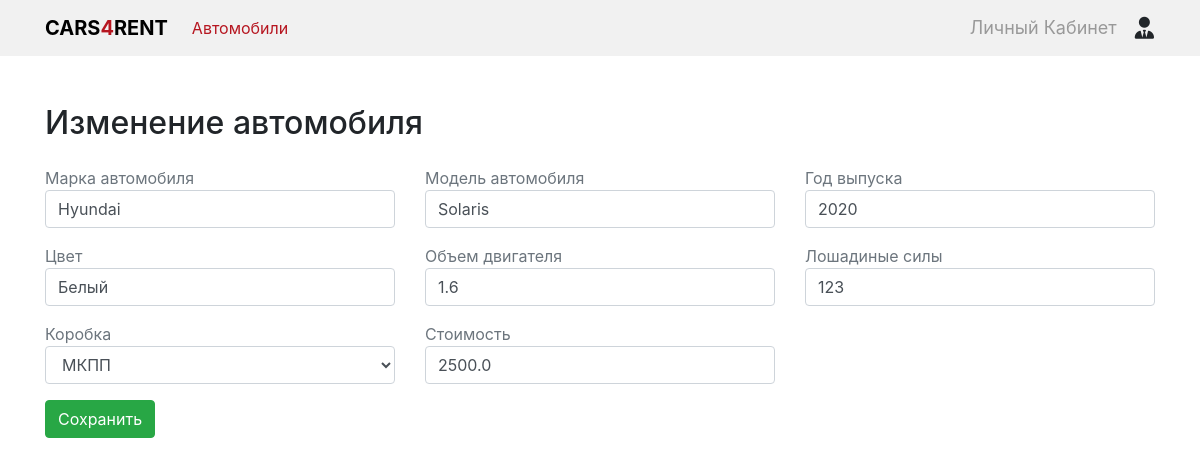
/rent/cars/3/change_car, run on an earlier commit of the app's database.
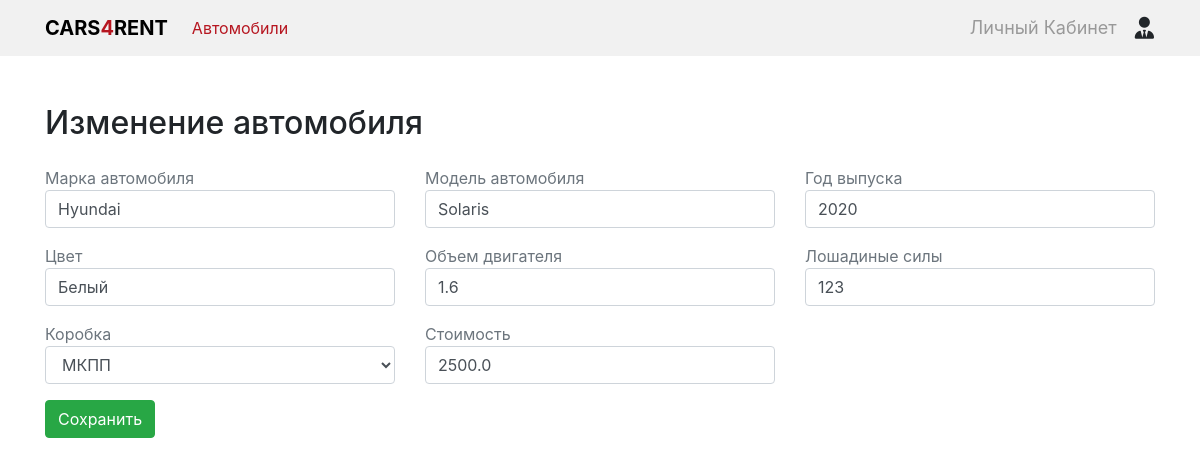
And on a later commit of the database.
### RentCar/apps/rent/models.py (models this page shows, shortened)
class Cars(models.Model):
    class Meta:
        db_table = 'Cars'
        verbose_name = 'Автомобиль'
        verbose_name_plural = 'Автомобили'
    car_id = models.AutoField('id', primary_key=True)
    brand = models.CharField('Марка', max_length=100)
    model = models.CharField('Модель', max_length=100)
    release_year = models.IntegerField('Год выпуска')
    color = models.CharField('Цвет', max_length=100)
    image = models.CharField('Изображение', max_length=200, default='https://upload.wikimedia.org/wikipedia/commons/thumb/f/f0/Car_with_Driver-Silhouette.svg/1200px-Car_with_Driver-Silhouette.svg.png')
    engine = models.FloatField('Объем двигателя')
    hp = models.IntegerField('Лошадиные силы')
    gearbox = models.CharField('Коробка', max_length=100)
    price = models.FloatField('Цена')

### RentCar/apps/rent/views.py (the view, shortened to what this page needs)
# urls.py: path('cars/<int:car_id>/change_car', views.change_car, name='change_car'),
def change_car(request, car_id):
    car = get_object_or_404(Cars, pk=car_id)
    return render(request, 'rent/change_car.html', {'car': car, 'engine': str(car.engine), 'price': str(car.price)})

### RentCar/templates/rent/change_car.html (shortened to what this page needs)
{% extends 'base.html' %}
{% block content %}
<div class="pt-5">
    <h2 class="mb-4">Изменение автомобиля</h2>
    <form action="{% url 'rent:change_car' car.car_id%}" method="POST">
        <div class="row">
          <div class="col-4">
            <div class="form-group">
              <span class="text-muted">Марка автомобиля</span>
              <input
                class="form-control"
                type="text"
                required
                placeholder="Введите марку"
                name="brand"
                value="{{car.brand}}"
              />
            </div>
          </div>
            <div class="col-4">
        <div class="form-group">
          <span class="text-muted">Модель автомобиля</span>
          <input
            class="form-control"
            type="text"
            required
            placeholder="Введите модель"
            name="model"
            value = {{car.model}}
          />
        </div>
      </div>
            <div class="col-4">
            <div class="form-group">
              <span class="text-muted">Год выпуска</span
              ><input
                type="number"
                required
                placeholder="Введите год"
                name="release_year"
                class="form-control"
                value="{{ car.release_year }}"
              />
            </div>
          </div>
      <div class="col-4">
        <div class="form-group">
          <span class="text-muted">Цвет</span>
          <input
            type="text"
            class="form-control"
            required
            placeholder="Введите цвет"
            name = 'color'
            value="{{ car.color }}"
          />
        </div>
      </div>
        <div class="col-4">
            <div class="form-group">
              <span class="text-muted">Объем двигателя</span
              ><input
                type="number"
                required
                placeholder="Введите объем двигателя"
                name="engine"
                class="form-control"
                step="0.01"
                value="{{ engine }}"
              />
            </div>
          </div>
        <div class="col-4">
            <div class="form-group">
              <span class="text-muted">Лошадиные силы</span
              ><input
                type="number"
                required
                placeholder="Введите количество сил"
                name="hp"
                class="form-control"
                value="{{ car.hp }}"
              />
            </div>
    </div>
    <div class="col-4">
        <div class="form-group">
          <span class="text-muted">Коробка</span>
              <select name="gearbox" class="form-control">
                  {% if car.gearbox == 'АКПП'%}}
                    <option value="МКПП">МКПП</option>
                    <option selected value="АКПП">АКПП</option>
                  {% else %}
                    <option selected value="МКПП">МКПП</option>
                  {% endif %}
              </select>
        </div>
      </div>
        <div class="col-4">
            <div class="form-group">
              <span class="text-muted">Стоимость</span
              ><input
                type="number"
                required
                placeholder="Введите стоимость"
                name="price"
                class="form-control"
                value="{{ price }}"
              />
            </div>
          </div>
        </div>
        <button class="btn btn-success" type = "submit">Сохранить</button>
    </form>
</div>
{% endblock %}

What changed in the data, as far as the page shows it:
changed Cars "Hyundai": model (not shown) → "Solaris"
Also different on the page:
form field model: "Solaris" → (not shown)
